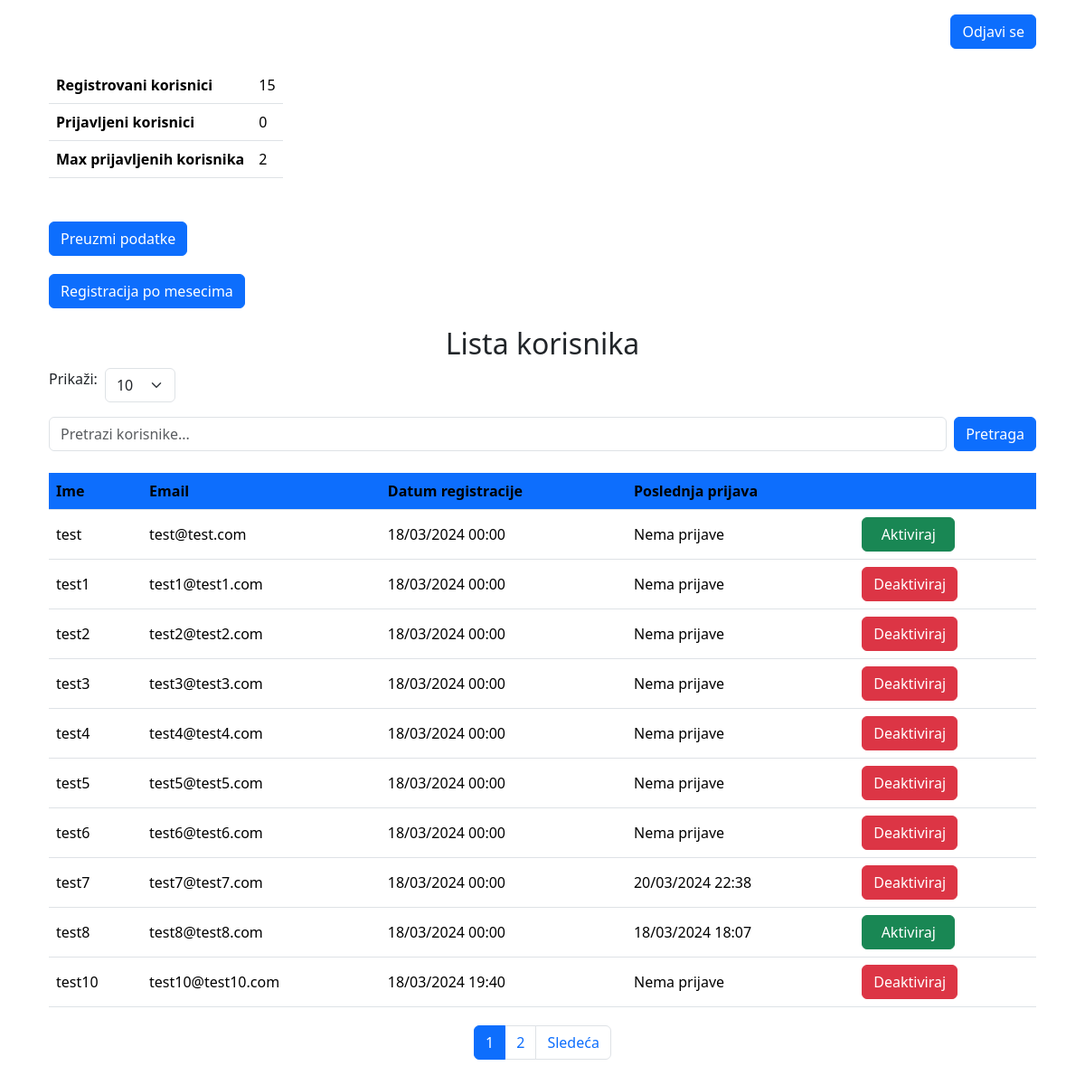
Page /administrator.php (signed in) on the committed database.
### tables this page shows
CREATE TABLE `max_signed_in` (
  `id` int(11) NOT NULL,
  `max_signed_in` int(11) NOT NULL DEFAULT 0
);

CREATE TABLE `user` (
  `id` int(11) NOT NULL,
  `name` varchar(128) NOT NULL,
  `email` varchar(256) NOT NULL,
  `password` varchar(256) NOT NULL,
  `registered_at` datetime NOT NULL DEFAULT current_timestamp(),
  `last_sign_in` datetime DEFAULT NULL,
  `signed_in` tinyint(1) NOT NULL DEFAULT 0,
  `is_active` tinyint(4) NOT NULL DEFAULT 1,
  `cash` decimal(10,2) NOT NULL DEFAULT 10000.00,
  `role_id` int(11) NOT NULL DEFAULT 2
);

### administrator.php (the view, shortened to what this page needs)
<?php
    include "database.php";
    $id = $_SESSION["id"];
    $sql = "SELECT * FROM user WHERE id != :id";
    $stm = $pdo->prepare($sql);
    $stm->bindParam(":id", $id);
    $stm->execute();
    $users = $stm->fetchAll();
    $numOfRegisteredUsers = count($users);
    $sql = "SELECT COUNT(*) AS signed_in_count FROM user WHERE signed_in = 1";
    $stm = $pdo->prepare($sql);
    $stm->execute();
    $signedInCount = $stm->fetch(PDO::FETCH_ASSOC);
    $sql = "SELECT max_signed_in FROM max_signed_in";
    $stm = $pdo->prepare($sql);
    $stm->execute();
    $maxSignedIn = $stm->fetch(PDO::FETCH_ASSOC);
    $records_per_page = isset($_GET['records_per_page']) ? (int)$_GET['records_per_page'] : 10;
    $current_page = isset($_GET['page']) ? (int)$_GET['page'] : 1;
    $offset = ($current_page - 1) * $records_per_page;
    $sql = "SELECT * FROM user WHERE id != :id";
    $sql .= " LIMIT :limit OFFSET :offset";
    $stm = $pdo->prepare($sql);
    $stm->bindParam(":id", $id, PDO::PARAM_INT);
    $stm->bindParam(":limit", $records_per_page, PDO::PARAM_INT);
    $stm->bindParam(":offset", $offset, PDO::PARAM_INT);
    $stm->execute();
    $users = $stm->fetchAll();
    $sql_count = "SELECT COUNT(*) FROM user WHERE id != :id";
    $stm_count = $pdo->prepare($sql_count);
    $stm_count->bindParam(":id", $id, PDO::PARAM_INT);
    $stm_count->execute();
    $total_records = $stm_count->fetchColumn();
    $total_pages = ceil($total_records / $records_per_page);
?>
<!DOCTYPE html>
<html lang="en">
<head>
    <link rel="stylesheet" href="https://cdn.jsdelivr.net/npm/bootstrap@5.3.2/dist/css/bootstrap.min.css">
    <link rel="stylesheet" href="styles/style.css">
</head>
<body>
    <div class="d-grid gap-3">
        <div class="container">
            <div class="container text-end mt-3">
                <a href="logout.php" class="btn btn-primary">Odjavi se</a>
            </div>
            <div class="container mb-5">
                <table class="table w-auto">
                    <tr>
                        <th>Registrovani korisnici</th>
                        <td><?php echo $numOfRegisteredUsers; ?></td>
                    </tr>
                    <tr>
                        <th>Prijavljeni korisnici</th>
                        <td><?php echo $signedInCount["signed_in_count"]; ?></td>
                    </tr>
                    <tr>
                        <th>Max prijavljenih korisnika</th>
                        <td><?php echo $maxSignedIn["max_signed_in"]; ?></td>
                    </tr>
                </table>
            </div>
            <div class="container">
                <form action="download_users.php" method="post">
                    <input type="submit" class="btn btn-primary" value="Preuzmi podatke" name="submit">
                </form>
            </div>
            <div class="container">
                <a href="administrator_graph.php" class="btn btn-primary" target="_blank">Registracija po mesecima</a>
            </div>
            <div class="d-flex justify-content-center align-items-center">
                <h2>Lista korisnika</h2>
            </div>
            <div class="container">
                <form method="get" class="d-flex justify-content-start mb-3">
                    <label for="records_per_page" class="me-2">Prikaži:</label>
                    <select name="records_per_page" id="records_per_page" class="form-select w-auto" onchange="this.form.submit()">
                        <option value="10" <?= $records_per_page == 10 ? 'selected' : '' ?>>10</option>
                    </select>
                </form>
                <form method="get" class="d-flex">
                    <input
                        type="text"
                        name="search"
                        class="form-control me-2"
                        placeholder="Pretrazi korisnike..."
                        value="<?= htmlspecialchars($_GET['search'] ?? '') ?>">
                    <button type="submit" class="btn btn-primary">Pretraga</button>
                </form>
                <br>
                <table class="table table-hover">
                    <thead>
                        <tr>
                            <th class="bg-primary" scope="col">Ime</th>
                            <th class="bg-primary" scope="col">Email</th>
                            <th class="bg-primary" scope="col">Datum registracije</th>
                            <th class="bg-primary" scope="col">Poslednja prijava</th>
                            <th class="bg-primary" scope="col"></th>
                        </tr>
                    </thead>
                    <tbody>
                        <?php
                            foreach ($users as $user) {
                                echo "
                                    <tr>
                                        <td class=align-middle>$user[name]</td>
                                        <td class=align-middle>$user[email]</td>
                                        <td class=align-middle>"; echo date("d/m/Y H:i", strtotime($user['registered_at'])); echo "</td>";
                                        echo "<td class=align-middle>";
                                        if ($user['last_sign_in'] !== NULL) {
                                            echo date("d/m/Y H:i", strtotime($user['last_sign_in']));
                                        } else {
                                            echo "Nema prijave";
                                        }
                                        echo "</td>";
                                        if ($user['is_active'] == 1) {
                                            echo "<td><a class='btn btn-danger' href='activation.php?status=0&id=$user[id]'>Deaktiviraj</a></td>";
                                        } else {
                                            echo "<td><a class='btn btn-success' href='activation.php?status=1&id=$user[id]'>&nbsp;&nbsp;Aktiviraj&nbsp;&nbsp</a></td>";
                                        }
                                echo "</tr>";
                            }
                        ?>
                    </tbody>
                </table>
            </div>
            <div class="container">
            <nav aria-label="Page navigation">
                <ul class="pagination justify-content-center">
                    <?php for ($i = 1; $i <= $total_pages; $i++): ?>
                        <li class="page-item <?= $i == $current_page ? 'active' : '' ?>">
                            <a class="page-link" href="?page=<?= $i ?>"><?= $i ?></a>
                        </li>
                    <?php endfor; ?>
                    <?php if ($current_page < $total_pages): ?>
                        <li class="page-item">
                            <a class="page-link" href="?page=<?= $current_page + 1 ?>">Sledeća</a>
                        </li>
                    <?php endif; ?>
                </ul>
            </nav>
        </div>
        </div>
    </div>
</body>
</html>

### styles/style.css (style rules this page uses)
.container { margin-bottom: 20px; }
.text-end { text-align: end; }

### rows in the picture
max_signed_in: max_signed_in "2"
user: name "test", email "test@test.com", registered_at "18/03/2024 00:00", shows "Nema prijave"
user: name "test1", email "test1@test1.com", registered_at "18/03/2024 00:00", shows "Nema prijave"
user: name "test2", email "test2@test2.com", registered_at "18/03/2024 00:00", shows "Nema prijave"
user: name "test3", email "test3@test3.com", registered_at "18/03/2024 00:00", shows "Nema prijave"
user: name "test4", email "test4@test4.com", registered_at "18/03/2024 00:00", shows "Nema prijave"
user: name "test5", email "test5@test5.com", registered_at "18/03/2024 00:00", shows "Nema prijave"
user: name "test6", email "test6@test6.com", registered_at "18/03/2024 00:00", shows "Nema prijave"
user: name "test7", email "test7@test7.com", registered_at "18/03/2024 00:00", last_sign_in "20/03/2024 22:38"
user: name "test8", email "test8@test8.com", registered_at "18/03/2024 00:00", last_sign_in "18/03/2024 18:07"
user: name "test10", email "test10@test10.com", registered_at "18/03/2024 19:40", shows "Nema prijave"

### other values in the picture
$numOfRegisteredUsers "15"
$signedInCount["signed_in_count"] "0"
